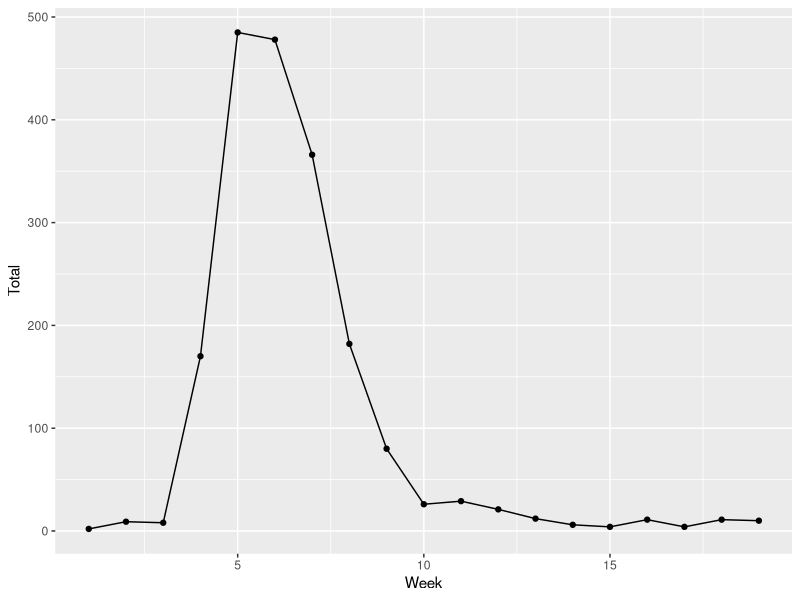
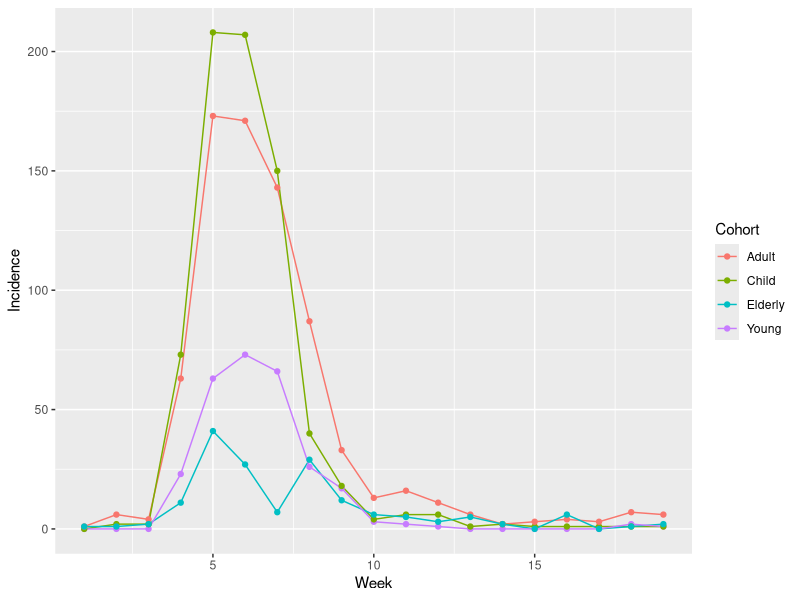
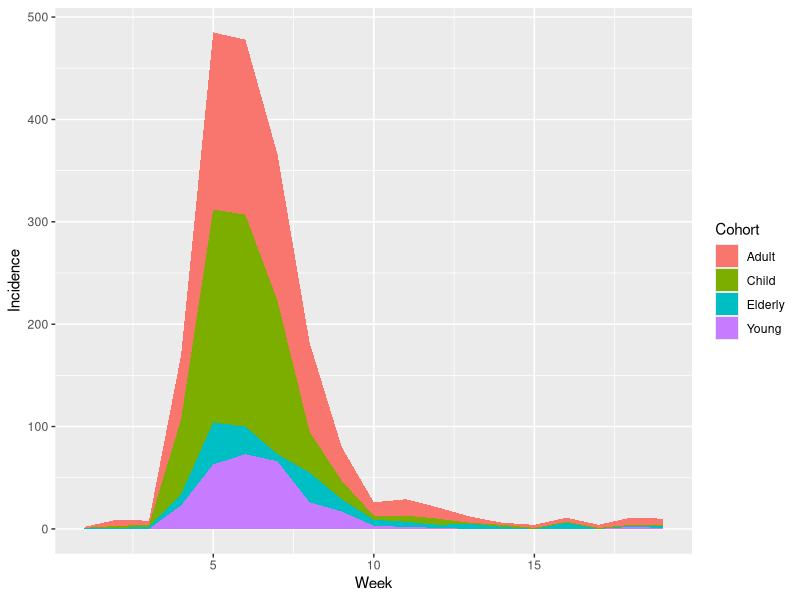

Write R code to recreate these figures, in order.
library(readr)
library(tibble)
library(tidyr)
library(dplyr)
library(ggplot2)

inc <- read_csv("papers/SD tidyverse/data/Incidence.csv")

slice(inc,1:6)

t_inc <- gather(inc,Cohort,Incidence,Young:Elderly)

slice(t_inc,1:8)

y_data <- filter(t_inc,Cohort=="Young")

s_data <- select(inc,Week:Young)

slice(s_data,1:6)

wk_tot <- t_inc %>% group_by(Week) %>%
  summarise(Incidence=sum(Incidence))

srt <- arrange(wk_tot,desc(Incidence))

slice(srt,1:6)

add_col <- mutate(wk_tot,AttackRate=100000*Incidence/8000)

slice(add_col,1:6)

tot_inc <- mutate(inc,Total=Young+Child+Adult+Elderly)



slice(wk_tot,1:6)


ggplot(data=tot_inc,mapping = aes(x=Week,y=Total)) + 
      geom_line() + geom_point()

ggplot(t_inc,aes(x=Week,y=Incidence,color=Cohort)) + 
       geom_line() + geom_point()

ggplot(t_inc,aes(x=Week,y=Incidence,fill=Cohort)) + geom_area()


# get the totals sick by cohort
t_coh <- t_inc %>% 
           group_by(Cohort) %>% 
           summarise(TotalInfected=sum(Incidence),
                     PeakValue=max(Incidence),
                     PeakWeek=Week[which(Incidence==max(Incidence))],
                     AvrValue=mean(Incidence),
                     SD=sd(Incidence))


